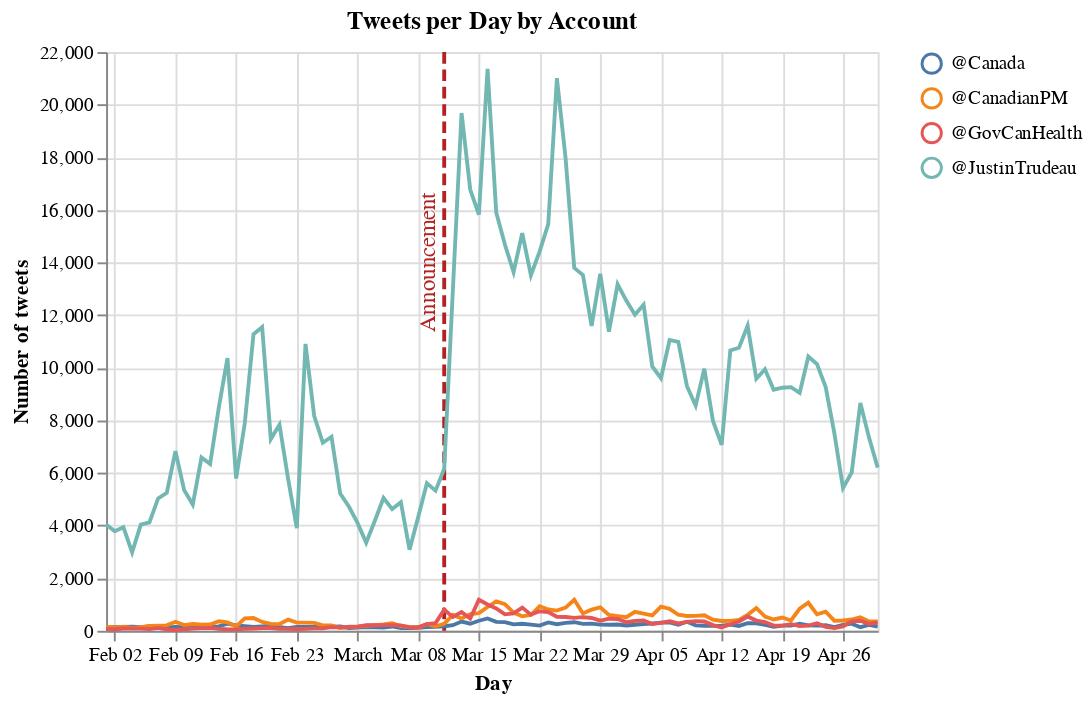

Here is the notebook cell this chart was saved with:
### Code cell
# Plots
base = alt.Chart(df_aux)

lines = base.mark_line().encode(
    x = alt.X('day:T', title="Day"),
    y = alt.Y('tweet:Q', title="Number of tweets"),
    color = alt.Color('account'),
    tooltip = ['account', 'tweet']
).properties(
    title='Tweets per Day by Account'
)

rule = alt.Chart(pd.DataFrame({
    'day': ['2020-03-11'],
    'color': ['firebrick']
})).mark_rule(size=2, strokeDash=[6,3]).encode(
  x='day:T',
  color=alt.Color('color:N', scale=None, title = "")
)

text = alt.Chart(pd.DataFrame({
    'day': ['2020-03-09'],
    'color': ['firebrick'],
    'y1': [14_000],
    'y2': [20_000]
})).mark_text(
    text='Announcement', angle=270, size=12
).encode(
    x='day:T', y='y1',
    color=alt.Color('color:N', scale=None, title = "")
)

rule + lines + text

### Figure 1 — Vega-Lite specification as saved in the notebook (floating-point values rounded to 4 significant figures; data arrays with more than 128 entries replaced by an {"elided": "..."} marker saying what was removed)
{"$schema": "https://vega.github.io/schema/vega-lite/v4.8.1.json", "config": {"view": {"continuousHeight": 300, "continuousWidth": 400}}, "datasets": {"data-091a851d207d3259ca02be5626e2c8fb": {"elided": "360 records"}, "data-cdabd16a42e1cd64b6f43c44a1dbe448": [{"color": "firebrick", "day": "2020-03-11"}], "data-e904e706b9a56eb859ed840b56b9dc7e": [{"color": "firebrick", "day": "2020-03-09", "y1": 14000, "y2": 20000}]}, "layer": [{"data": {"name": "data-cdabd16a42e1cd64b6f43c44a1dbe448"}, "encoding": {"color": {"field": "color", "scale": null, "title": "", "type": "nominal"}, "x": {"field": "day", "type": "temporal"}}, "mark": {"size": 2, "strokeDash": [6, 3], "type": "rule"}}, {"data": {"name": "data-091a851d207d3259ca02be5626e2c8fb"}, "encoding": {"color": {"field": "account", "type": "nominal"}, "tooltip": [{"field": "account", "type": "nominal"}, {"field": "tweet", "type": "quantitative"}], "x": {"field": "day", "title": "Day", "type": "temporal"}, "y": {"field": "tweet", "title": "Number of tweets", "type": "quantitative"}}, "mark": "line", "title": "Tweets per Day by Account"}, {"data": {"name": "data-e904e706b9a56eb859ed840b56b9dc7e"}, "encoding": {"color": {"field": "color", "scale": null, "title": "", "type": "nominal"}, "x": {"field": "day", "type": "temporal"}, "y": {"field": "y1", "type": "quantitative"}}, "mark": {"angle": 270, "size": 12, "text": "Announcement", "type": "text"}}]}
